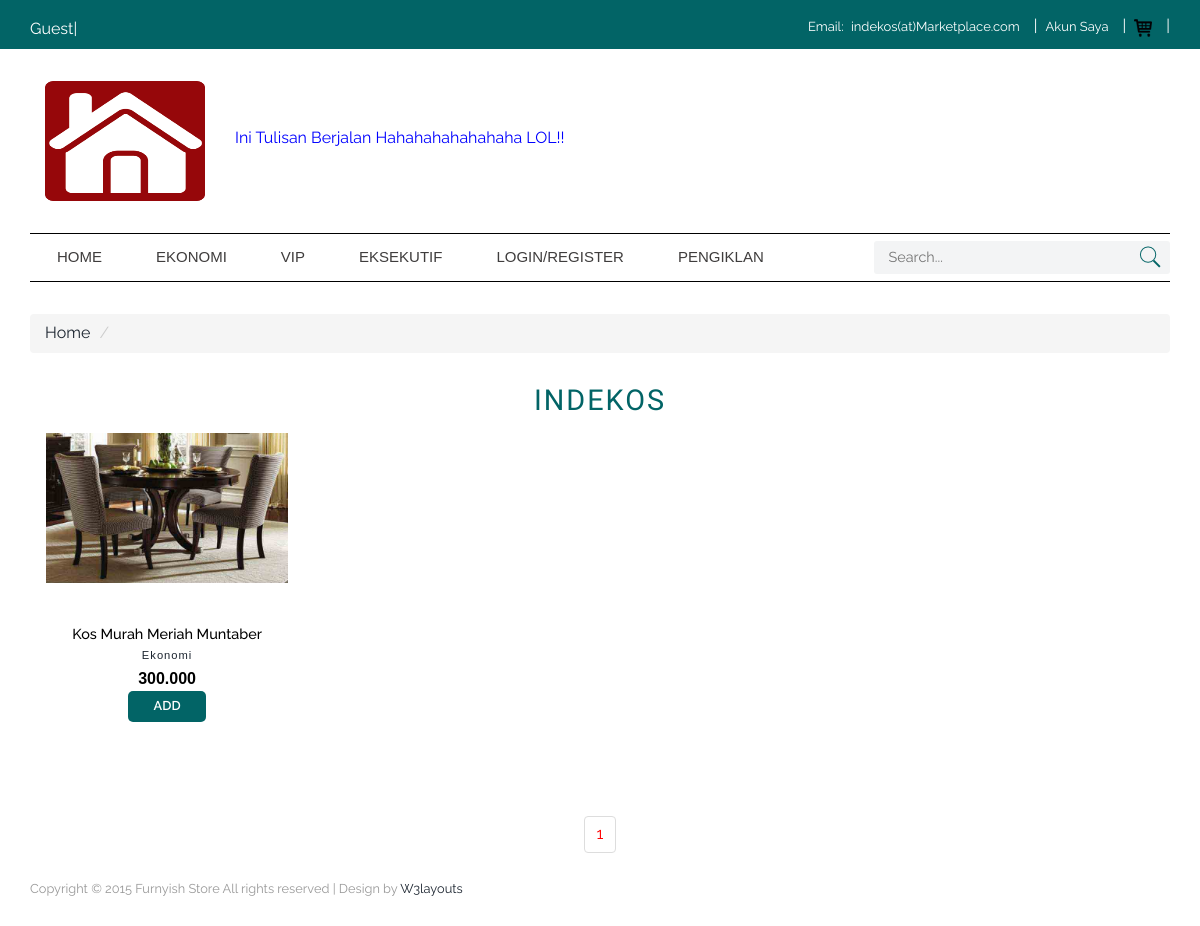
Screenshot of /index.php?kelas=Ekonomi with the database file from the repository.
### tables this page shows
CREATE TABLE `tbl_indekos` (
  `id_indekos` int(11) NOT NULL,
  `id_seller` int(11) NOT NULL,
  `kelas` varchar(20) NOT NULL,
  `judul` varchar(100) NOT NULL,
  `deskripsi` mediumtext NOT NULL,
  `alamat` varchar(100) NOT NULL,
  `harga` int(20) NOT NULL,
  `gambar` varchar(30) NOT NULL,
  `gambar_1` varchar(30) NOT NULL,
  `gambar_2` varchar(30) NOT NULL,
  `gambar_3` varchar(30) NOT NULL,
  `status` varchar(10) NOT NULL
);

### class/Indekos.php (the view, shortened to what this page needs)
<?php
    class Indekos
    {
        private $db;
        function __construct($db_conn)
        {
            $this->db = $db_conn;
        }
                    ?>
                <?php
		public function indexIndekos($query) {
	    	$jumlah_desimal = "0";
	        $pemisah_desimal = ",";
	        $pemisah_ribuan = ".";
            $stmt = $this->db->prepare($query);
            $stmt->execute();
            if($stmt->rowCount()>0)
            {
                while($row=$stmt->fetch(PDO::FETCH_ASSOC))
                {
                    ?>
                    	<a href="single.php?slug=<?php print($row['id_indekos']) ?>"><div class="product-grid love-grid">
							<div class="product-img b-link-stripe b-animate-go  thickbox">
								<img src="assets/img_indekos/<?php print($row['gambar']) ?>" width="290px" height="150px"/>
								<div class="b-wrapper">
								</div>
							</div>
							<div class="product-info simpleCart_shelfItem">
								<div class="product-info-cust prt_name">
									<center>
										<h4><?php print($row['judul']) ?></h4>
										<p><?php print($row['kelas']) ?></p>
										<span class="item_price"><?php print(number_format($row['harga'],$jumlah_desimal, $pemisah_desimal, $pemisah_ribuan)); ?></span><br>
										<input type="button" class="item_add items" value="ADD">
									</center>
								</div>
							</div>
						</div></a>
                    <?php
                }
            }
            else
            {
                ?>
                <tr>
                <td>Tidak ditemukan....</td>
                </tr>
                <?php
            }
        }
        public function paginglink($query,$records_per_page)
        {
            $self = $_SERVER['PHP_SELF'];
            $stmt = $this->db->prepare($query);
            $stmt->execute();
            $total_no_of_records = $stmt->rowCount();
            if($total_no_of_records > 0)
            {
                ?><ul class="pagination"><?php
                $total_no_of_pages=ceil($total_no_of_records/$records_per_page);
                $current_page=1;
                for($i=1;$i<=$total_no_of_pages;$i++)
                {
                    if($i==$current_page)
                    {
                        echo "<li><a href='".$self."?page_no=".$i."' style='color:red;'>".$i."</a></li>";
                    }
                    else
                    {
                        echo "<li><a href='".$self."?page_no=".$i."'>".$i."</a></li>";
                    }
                }
                ?></ul><?php
            }
        }
    }
?>

### assets/css/style.css (style rules this page uses)
h4, h5, h6, h1, h2, h3 { margin: 0; }
ul, ol { margin: 0; padding:0; }
p { margin: 0; }
html, body { font-family: 'Raleway', sans-serif; font-size: 100%; background: #ffffff; }
body a { transition:0.5s all; -webkit-transition:0.5s all; -moz-transition:0.5s all; -o-transition:0.5s all; -ms-transition:0.5s all; }
span.item_price { color: #3f3d3d; font-size: 1.2em; font-weight: 400; text-align: center; }
.b-link-stripe { position:relative; display:inline-block; vertical-align:top; font-weight: 300; overflow:hidden; width: 100%; }
.b-link-stripe .b-wrapper { position:absolute; width:100%; height:100%; top:0; left:0; text-align:center; color:#ffffff; overflow:hidden; }
.b-animate-go { text-decoration:none; }
.product-grid { width: 22%; margin: 0 3% 4% 0; float: left; position: relative; transition: 0.5s all; -webkit-transition: 0.5s all; -moz-transition: 0.5s all; -o-transition: 0.5s all; min-height: 200px; border:1px solid #fff; }
.product-img img { width: 100%; }
.product-info-cust { float: left; padding: 0.8em 1.2em; }
.item_add { color:#fff; text-decoration:none; font-weight:600; padding:0.5em 2em; font-size:0.8em; display:inline-block; border-radius:5px; -moz-border-radius: 5px; -webkit-border-radius: 5px; -o-border-radius: 5px; margin: 0px 16px 0px 0px; background:#026466; border:none; outline:none; }
.prt_name { padding: 0.8em 1.2em; float:none; }
.items { float:none; margin: 0 0 16px 0px; }
.product-info-cust h4 { color:#000; font-weight:500; font-size:0.9em; }
.product-info-cust p { font-family: 'Arimo', sans-serif; font-size:0.7em; margin:5px 0; letter-spacing:1px; }
span.item_price { color:#000; font-weight:600; font-size:1em; font-family: 'Arimo', sans-serif; }
.product-info.simpleCart_shelfItem { margin-top: 30px; }

### rows the page displays
tbl_indekos: gambar (picture), judul "Kos Murah Meriah Muntaber", kelas "Ekonomi", harga "300.000"
